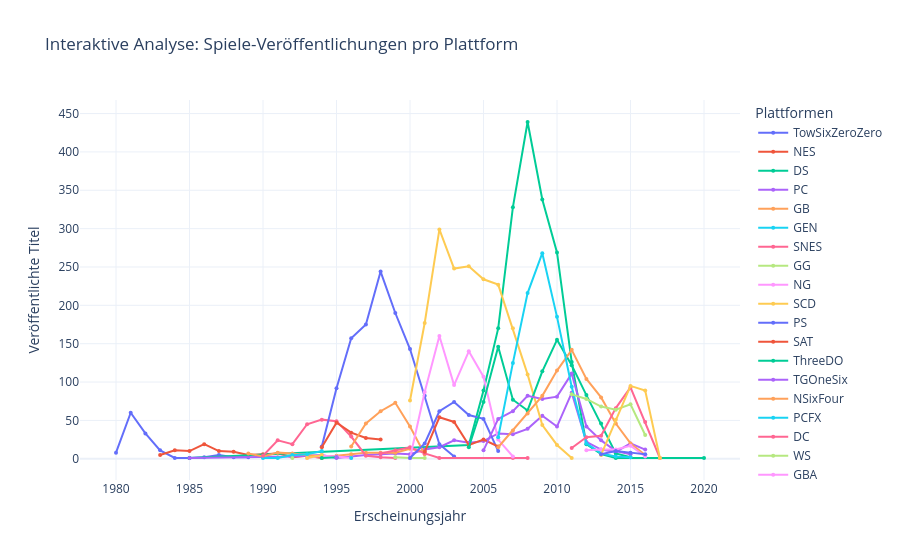

The code cell stored with this chart in its notebook:
### Code cell
import plotly.express as px
import plotly.io as pio

# Pfad für den interaktiven Export
HTML_OUTPUT_PATH = os.path.join("00_Outputs", "interactive_platform_trends.html")

if {'Year', 'Platform'}.issubset(df.columns):
    # 1. Daten aggregieren
    # Wir nutzen unser bereinigtes 'df'
    platform_year_counts = df.groupby(['Year', 'Platform']).size().reset_index(name='Anzahl Spiele')

    # 2. Interaktiven Plot erstellen
    fig = px.line(
        platform_year_counts,
        x="Year",
        y="Anzahl Spiele",
        color="Platform",
        title="Interaktive Analyse: Spiele-Veröffentlichungen pro Plattform",
        labels={"Year": "Erscheinungsjahr", "Anzahl Spiele": "Veröffentlichte Titel"},
        template="plotly_white" # Ein sauberer, professioneller Look
    )

    # Optimierung: Linien glätten und Marker hinzufügen
    fig.update_traces(mode="lines+markers", marker=dict(size=4))
    
    # Layout-Anpassungen für bessere Lesbarkeit
    fig.update_layout(
        hovermode="x unified", # Zeigt alle Werte eines Jahres gleichzeitig beim Drüberfahren
        legend_title_text='Plattformen',
        xaxis=dict(tickmode='linear', dtick=5) # Alle 5 Jahre eine Beschriftung
    )

    # 3. Export als interaktive HTML-Datei
    # Das ist dein "Asset": Diese Datei kann jeder im Browser öffnen, ohne Python zu haben!
    fig.write_html(HTML_OUTPUT_PATH)
    
    # Anzeige im Notebook (Renderer auf 'notebook' oder 'inline' stellen)
    fig.show()

    print(f"✅ Interaktives Dashboard gespeichert unter: {HTML_OUTPUT_PATH}")

else:
    print("⚠️ Spalten für Plotly-Analyse nicht gefunden.")

### Figure 1 — Plotly figure (JSON) as saved in the notebook; plotly's stock layout.template omitted (floating-point values rounded to 4 significant figures)
{"data": [{"hovertemplate": "Platform=TowSixZeroZero<br>Erscheinungsjahr=%{x}<br>Veröffentlichte Titel=%{y}<extra></extra>", "legendgroup": "TowSixZeroZero", "line": {"color": "#636efa", "dash": "solid"}, "marker": {"size": 4, "symbol": "circle"}, "mode": "lines+markers", "name": "TowSixZeroZero", "orientation": "v", "showlegend": true, "type": "scatter", "x": [1980.0, 1981.0, 1982.0, 1983.0, 1984.0, 1985.0, 1986.0, 1987.0, 1988.0, 1989.0], "xaxis": "x", "y": [8, 60, 33, 11, 1, 1, 2, 5, 2, 2], "yaxis": "y"}, {"hovertemplate": "Platform=NES<br>Erscheinungsjahr=%{x}<br>Veröffentlichte Titel=%{y}<extra></extra>", "legendgroup": "NES", "line": {"color": "#EF553B", "dash": "solid"}, "marker": {"size": 4, "symbol": "circle"}, "mode": "lines+markers", "name": "NES", "orientation": "v", "showlegend": true, "type": "scatter", "x": [1983.0, 1984.0, 1985.0, 1986.0, 1987.0, 1988.0, 1989.0, 1990.0, 1991.0, 1992.0, 1993.0, 1994.0], "xaxis": "x", "y": [5, 11, 10, 19, 10, 9, 5, 6, 7, 2, 4, 1], "yaxis": "y"}, {"hovertemplate": "Platform=DS<br>Erscheinungsjahr=%{x}<br>Veröffentlichte Titel=%{y}<extra></extra>", "legendgroup": "DS", "line": {"color": "#00cc96", "dash": "solid"}, "marker": {"size": 4, "symbol": "circle"}, "mode": "lines+markers", "name": "DS", "orientation": "v", "showlegend": true, "type": "scatter", "x": [1985.0, 2004.0, 2005.0, 2006.0, 2007.0, 2008.0, 2009.0, 2010.0, 2011.0, 2012.0, 2013.0, 2014.0, 2020.0], "xaxis": "x", "y": [1, 18, 89, 170, 328, 439, 338, 269, 126, 19, 6, 1, 1], "yaxis": "y"}, {"hovertemplate": "Platform=PC<br>Erscheinungsjahr=%{x}<br>Veröffentlichte Titel=%{y}<extra></extra>", "legendgroup": "PC", "line": {"color": "#ab63fa", "dash": "solid"}, "marker": {"size": 4, "symbol": "circle"}, "mode": "lines+markers", "name": "PC", "orientation": "v", "showlegend": true, "type": "scatter", "x": [1985.0, 1992.0, 1994.0, 1995.0, 1996.0, 1997.0, 1998.0, 1999.0, 2000.0, 2001.0, 2002.0, 2003.0, 2004.0, 2005.0, 2006.0, 2007.0, 2008.0, 2009.0, 2010.0, 2011.0, 2012.0, 2013.0, 2014.0, 2015.0, 2016.0], "xaxis": "x", "y": [1, 3, 5, 1, 3, 5, 6, 7, 6, 12, 15, 24, 21, 23, 33, 32, 39, 56, 42, 86, 22, 12, 9, 20, 12], "yaxis": "y"}, {"hovertemplate": "Platform=GB<br>Erscheinungsjahr=%{x}<br>Veröffentlichte Titel=%{y}<extra></extra>", "legendgroup": "GB", "line": {"color": "#FFA15A", "dash": "solid"}, "marker": {"size": 4, "symbol": "circle"}, "mode": "lines+markers", "name": "GB", "orientation": "v", "showlegend": true, "type": "scatter", "x": [1989.0, 1990.0, 1991.0, 1992.0, 1994.0, 1995.0, 1996.0, 1997.0, 1998.0, 1999.0, 2000.0, 2001.0], "xaxis": "x", "y": [7, 3, 8, 7, 3, 4, 6, 8, 8, 8, 13, 9], "yaxis": "y"}, {"hovertemplate": "Platform=GEN<br>Erscheinungsjahr=%{x}<br>Veröffentlichte Titel=%{y}<extra></extra>", "legendgroup": "GEN", "line": {"color": "#19d3f3", "dash": "solid"}, "marker": {"size": 4, "symbol": "circle"}, "mode": "lines+markers", "name": "GEN", "orientation": "v", "showlegend": true, "type": "scatter", "x": [1990.0, 1991.0, 1992.0, 1993.0, 1994.0], "xaxis": "x", "y": [1, 1, 5, 6, 10], "yaxis": "y"}, {"hovertemplate": "Platform=SNES<br>Erscheinungsjahr=%{x}<br>Veröffentlichte Titel=%{y}<extra></extra>", "legendgroup": "SNES", "line": {"color": "#FF6692", "dash": "solid"}, "marker": {"size": 4, "symbol": "circle"}, "mode": "lines+markers", "name": "SNES", "orientation": "v", "showlegend": true, "type": "scatter", "x": [1990.0, 1991.0, 1992.0, 1993.0, 1994.0, 1995.0, 1996.0, 1997.0, 1998.0, 1999.0], "xaxis": "x", "y": [4, 24, 19, 45, 51, 49, 29, 4, 2, 1], "yaxis": "y"}, {"hovertemplate": "Platform=GG<br>Erscheinungsjahr=%{x}<br>Veröffentlichte Titel=%{y}<extra></extra>", "legendgroup": "GG", "line": {"color": "#B6E880", "dash": "solid"}, "marker": {"size": 4, "symbol": "circle"}, "mode": "lines+markers", "name": "GG", "orientation": "v", "showlegend": true, "type": "scatter", "x": [1992.0], "xaxis": "x", "y": [1], "yaxis": "y"}, {"hovertemplate": "Platform=NG<br>Erscheinungsjahr=%{x}<br>Veröffentlichte Titel=%{y}<extra></extra>", "legendgroup": "NG", "line": {"color": "#FF97FF", "dash": "solid"}, "marker": {"size": 4, "symbol": "circle"}, "mode": "lines+markers", "name": "NG", "orientation": "v", "showlegend": true, "type": "scatter", "x": [1993.0, 1994.0, 1995.0, 1996.0], "xaxis": "x", "y": [1, 4, 3, 1], "yaxis": "y"}, {"hovertemplate": "Platform=SCD<br>Erscheinungsjahr=%{x}<br>Veröffentlichte Titel=%{y}<extra></extra>", "legendgroup": "SCD", "line": {"color": "#FECB52", "dash": "solid"}, "marker": {"size": 4, "symbol": "circle"}, "mode": "lines+markers", "name": "SCD", "orientation": "v", "showlegend": true, "type": "scatter", "x": [1993.0, 1994.0], "xaxis": "x", "y": [1, 5], "yaxis": "y"}, {"hovertemplate": "Platform=PS<br>Erscheinungsjahr=%{x}<br>Veröffentlichte Titel=%{y}<extra></extra>", "legendgroup": "PS", "line": {"color": "#636efa", "dash": "solid"}, "marker": {"size": 4, "symbol": "circle"}, "mode": "lines+markers", "name": "PS", "orientation": "v", "showlegend": true, "type": "scatter", "x": [1994.0, 1995.0, 1996.0, 1997.0, 1998.0, 1999.0, 2000.0, 2001.0, 2002.0, 2003.0], "xaxis": "x", "y": [16, 92, 157, 175, 244, 190, 143, 82, 19, 3], "yaxis": "y"}, {"hovertemplate": "Platform=SAT<br>Erscheinungsjahr=%{x}<br>Veröffentlichte Titel=%{y}<extra></extra>", "legendgroup": "SAT", "line": {"color": "#EF553B", "dash": "solid"}, "marker": {"size": 4, "symbol": "circle"}, "mode": "lines+markers", "name": "SAT", "orientation": "v", "showlegend": true, "type": "scatter", "x": [1994.0, 1995.0, 1996.0, 1997.0, 1998.0], "xaxis": "x", "y": [15, 47, 34, 27, 25], "yaxis": "y"}, {"hovertemplate": "Platform=ThreeDO<br>Erscheinungsjahr=%{x}<br>Veröffentlichte Titel=%{y}<extra></extra>", "legendgroup": "ThreeDO", "line": {"color": "#00cc96", "dash": "solid"}, "marker": {"size": 4, "symbol": "circle"}, "mode": "lines+markers", "name": "ThreeDO", "orientation": "v", "showlegend": true, "type": "scatter", "x": [1994.0, 1995.0], "xaxis": "x", "y": [1, 2], "yaxis": "y"}, {"hovertemplate": "Platform=TGOneSix<br>Erscheinungsjahr=%{x}<br>Veröffentlichte Titel=%{y}<extra></extra>", "legendgroup": "TGOneSix", "line": {"color": "#ab63fa", "dash": "solid"}, "marker": {"size": 4, "symbol": "circle"}, "mode": "lines+markers", "name": "TGOneSix", "orientation": "v", "showlegend": true, "type": "scatter", "x": [1995.0], "xaxis": "x", "y": [2], "yaxis": "y"}, {"hovertemplate": "Platform=NSixFour<br>Erscheinungsjahr=%{x}<br>Veröffentlichte Titel=%{y}<extra></extra>", "legendgroup": "NSixFour", "line": {"color": "#FFA15A", "dash": "solid"}, "marker": {"size": 4, "symbol": "circle"}, "mode": "lines+markers", "name": "NSixFour", "orientation": "v", "showlegend": true, "type": "scatter", "x": [1996.0, 1997.0, 1998.0, 1999.0, 2000.0, 2001.0], "xaxis": "x", "y": [16, 46, 62, 73, 42, 6], "yaxis": "y"}, {"hovertemplate": "Platform=PCFX<br>Erscheinungsjahr=%{x}<br>Veröffentlichte Titel=%{y}<extra></extra>", "legendgroup": "PCFX", "line": {"color": "#19d3f3", "dash": "solid"}, "marker": {"size": 4, "symbol": "circle"}, "mode": "lines+markers", "name": "PCFX", "orientation": "v", "showlegend": true, "type": "scatter", "x": [1996.0], "xaxis": "x", "y": [1], "yaxis": "y"}, {"hovertemplate": "Platform=DC<br>Erscheinungsjahr=%{x}<br>Veröffentlichte Titel=%{y}<extra></extra>", "legendgroup": "DC", "line": {"color": "#FF6692", "dash": "solid"}, "marker": {"size": 4, "symbol": "circle"}, "mode": "lines+markers", "name": "DC", "orientation": "v", "showlegend": true, "type": "scatter", "x": [1998.0, 1999.0, 2000.0, 2001.0, 2002.0, 2007.0, 2008.0], "xaxis": "x", "y": [7, 11, 15, 7, 1, 1, 1], "yaxis": "y"}, {"hovertemplate": "Platform=WS<br>Erscheinungsjahr=%{x}<br>Veröffentlichte Titel=%{y}<extra></extra>", "legendgroup": "WS", "line": {"color": "#B6E880", "dash": "solid"}, "marker": {"size": 4, "symbol": "circle"}, "mode": "lines+markers", "name": "WS", "orientation": "v", "showlegend": true, "type": "scatter", "x": [1999.0, 2000.0, 2001.0], "xaxis": "x", "y": [2, 1, 1], "yaxis": "y"}, {"hovertemplate": "Platform=GBA<br>Erscheinungsjahr=%{x}<br>Veröffentlichte Titel=%{y}<extra></extra>", "legendgroup": "GBA", "line": {"color": "#FF97FF", "dash": "solid"}, "marker": {"size": 4, "symbol": "circle"}, "mode": "lines+markers", "name": "GBA", "orientation": "v", "showlegend": true, "type": "scatter", "x": [2000.0, 2001.0, 2002.0, 2003.0, 2004.0, 2005.0, 2006.0, 2007.0], "xaxis": "x", "y": [1, 87, 160, 96, 140, 107, 25, 3], "yaxis": "y"}, {"hovertemplate": "Platform=PSTow<br>Erscheinungsjahr=%{x}<br>Veröffentlichte Titel=%{y}<extra></extra>", "legendgroup": "PSTow", "line": {"color": "#FECB52", "dash": "solid"}, "marker": {"size": 4, "symbol": "circle"}, "mode": "lines+markers", "name": "PSTow", "orientation": "v", "showlegend": true, "type": "scatter", "x": [2000.0, 2001.0, 2002.0, 2003.0, 2004.0, 2005.0, 2006.0, 2007.0, 2008.0, 2009.0, 2010.0, 2011.0], "xaxis": "x", "y": [76, 177, 299, 248, 251, 234, 227, 170, 110, 44, 18, 1], "yaxis": "y"}, {"hovertemplate": "Platform=XB<br>Erscheinungsjahr=%{x}<br>Veröffentlichte Titel=%{y}<extra></extra>", "legendgroup": "XB", "line": {"color": "#636efa", "dash": "solid"}, "marker": {"size": 4, "symbol": "circle"}, "mode": "lines+markers", "name": "XB", "orientation": "v", "showlegend": true, "type": "scatter", "x": [2000.0, 2001.0, 2002.0, 2003.0, 2004.0, 2005.0, 2006.0], "xaxis": "x", "y": [1, 20, 62, 74, 57, 52, 10], "yaxis": "y"}, {"hovertemplate": "Platform=GC<br>Erscheinungsjahr=%{x}<br>Veröffentlichte Titel=%{y}<extra></extra>", "legendgroup": "GC", "line": {"color": "#EF553B", "dash": "solid"}, "marker": {"size": 4, "symbol": "circle"}, "mode": "lines+markers", "name": "GC", "orientation": "v", "showlegend": true, "type": "scatter", "x": [2001.0, 2002.0, 2003.0, 2004.0, 2005.0, 2006.0], "xaxis": "x", "y": [9, 54, 48, 18, 25, 16], "yaxis": "y"}, {"hovertemplate": "Platform=PSP<br>Erscheinungsjahr=%{x}<br>Veröffentlichte Titel=%{y}<extra></extra>", "legendgroup": "PSP", "line": {"color": "#00cc96", "dash": "solid"}, "marker": {"size": 4, "symbol": "circle"}, "mode": "lines+markers", "name": "PSP", "orientation": "v", "showlegend": true, "type": "scatter", "x": [2004.0, 2005.0, 2006.0, 2007.0, 2008.0, 2009.0, 2010.0, 2011.0, 2012.0, 2013.0, 2014.0, 2015.0], "xaxis": "x", "y": [15, 74, 146, 77, 63, 114, 155, 122, 83, 46, 7, 2], "yaxis": "y"}, {"hovertemplate": "Platform=XThreeSixZero<br>Erscheinungsjahr=%{x}<br>Veröffentlichte Titel=%{y}<extra></extra>", "legendgroup": "XThreeSixZero", "line": {"color": "#ab63fa", "dash": "solid"}, "marker": {"size": 4, "symbol": "circle"}, "mode": "lines+markers", "name": "XThreeSixZero", "orientation": "v", "showlegend": true, "type": "scatter", "x": [2005.0, 2006.0, 2007.0, 2008.0, 2009.0, 2010.0, 2011.0, 2012.0, 2013.0, 2014.0, 2015.0], "xaxis": "x", "y": [11, 52, 62, 82, 78, 81, 111, 42, 24, 10, 6], "yaxis": "y"}, {"hovertemplate": "Platform=PSThree<br>Erscheinungsjahr=%{x}<br>Veröffentlichte Titel=%{y}<extra></extra>", "legendgroup": "PSThree", "line": {"color": "#FFA15A", "dash": "solid"}, "marker": {"size": 4, "symbol": "circle"}, "mode": "lines+markers", "name": "PSThree", "orientation": "v", "showlegend": true, "type": "scatter", "x": [2006.0, 2007.0, 2008.0, 2009.0, 2010.0, 2011.0, 2012.0, 2013.0, 2014.0, 2015.0, 2016.0], "xaxis": "x", "y": [15, 37, 59, 82, 115, 142, 104, 80, 46, 20, 5], "yaxis": "y"}, {"hovertemplate": "Platform=Wii<br>Erscheinungsjahr=%{x}<br>Veröffentlichte Titel=%{y}<extra></extra>", "legendgroup": "Wii", "line": {"color": "#19d3f3", "dash": "solid"}, "marker": {"size": 4, "symbol": "circle"}, "mode": "lines+markers", "name": "Wii", "orientation": "v", "showlegend": true, "type": "scatter", "x": [2006.0, 2007.0, 2008.0, 2009.0, 2010.0, 2011.0, 2012.0, 2013.0, 2014.0, 2015.0], "xaxis": "x", "y": [28, 125, 216, 268, 185, 94, 20, 7, 3, 2], "yaxis": "y"}, {"hovertemplate": "Platform=PSV<br>Erscheinungsjahr=%{x}<br>Veröffentlichte Titel=%{y}<extra></extra>", "legendgroup": "PSV", "line": {"color": "#FF6692", "dash": "solid"}, "marker": {"size": 4, "symbol": "circle"}, "mode": "lines+markers", "name": "PSV", "orientation": "v", "showlegend": true, "type": "scatter", "x": [2011.0, 2012.0, 2013.0, 2014.0, 2015.0, 2016.0, 2017.0], "xaxis": "x", "y": [14, 28, 30, 66, 93, 48, 1], "yaxis": "y"}, {"hovertemplate": "Platform=ThreeDS<br>Erscheinungsjahr=%{x}<br>Veröffentlichte Titel=%{y}<extra></extra>", "legendgroup": "ThreeDS", "line": {"color": "#B6E880", "dash": "solid"}, "marker": {"size": 4, "symbol": "circle"}, "mode": "lines+markers", "name": "ThreeDS", "orientation": "v", "showlegend": true, "type": "scatter", "x": [2011.0, 2012.0, 2013.0, 2014.0, 2015.0, 2016.0], "xaxis": "x", "y": [84, 78, 68, 64, 71, 31], "yaxis": "y"}, {"hovertemplate": "Platform=WiiU<br>Erscheinungsjahr=%{x}<br>Veröffentlichte Titel=%{y}<extra></extra>", "legendgroup": "WiiU", "line": {"color": "#FF97FF", "dash": "solid"}, "marker": {"size": 4, "symbol": "circle"}, "mode": "lines+markers", "name": "WiiU", "orientation": "v", "showlegend": true, "type": "scatter", "x": [2012.0, 2013.0, 2014.0, 2015.0, 2016.0], "xaxis": "x", "y": [11, 12, 12, 17, 3], "yaxis": "y"}, {"hovertemplate": "Platform=PSFour<br>Erscheinungsjahr=%{x}<br>Veröffentlichte Titel=%{y}<extra></extra>", "legendgroup": "PSFour", "line": {"color": "#FECB52", "dash": "solid"}, "marker": {"size": 4, "symbol": "circle"}, "mode": "lines+markers", "name": "PSFour", "orientation": "v", "showlegend": true, "type": "scatter", "x": [2013.0, 2014.0, 2015.0, 2016.0, 2017.0], "xaxis": "x", "y": [5, 51, 95, 89, 1], "yaxis": "y"}, {"hovertemplate": "Platform=XOne<br>Erscheinungsjahr=%{x}<br>Veröffentlichte Titel=%{y}<extra></extra>", "legendgroup": "XOne", "line": {"color": "#636efa", "dash": "solid"}, "marker": {"size": 4, "symbol": "circle"}, "mode": "lines+markers", "name": "XOne", "orientation": "v", "showlegend": true, "type": "scatter", "x": [2013.0, 2014.0, 2015.0, 2016.0], "xaxis": "x", "y": [6, 10, 8, 6], "yaxis": "y"}], "layout": {"hovermode": "x unified", "legend": {"title": {"text": "Plattformen"}, "tracegroupgap": 0}, "title": {"text": "Interaktive Analyse: Spiele-Veröffentlichungen pro Plattform"}, "xaxis": {"anchor": "y", "domain": [0, 1], "dtick": 5, "tickmode": "linear", "title": {"text": "Erscheinungsjahr"}}, "yaxis": {"anchor": "x", "domain": [0, 1], "title": {"text": "Veröffentlichte Titel"}}}}
